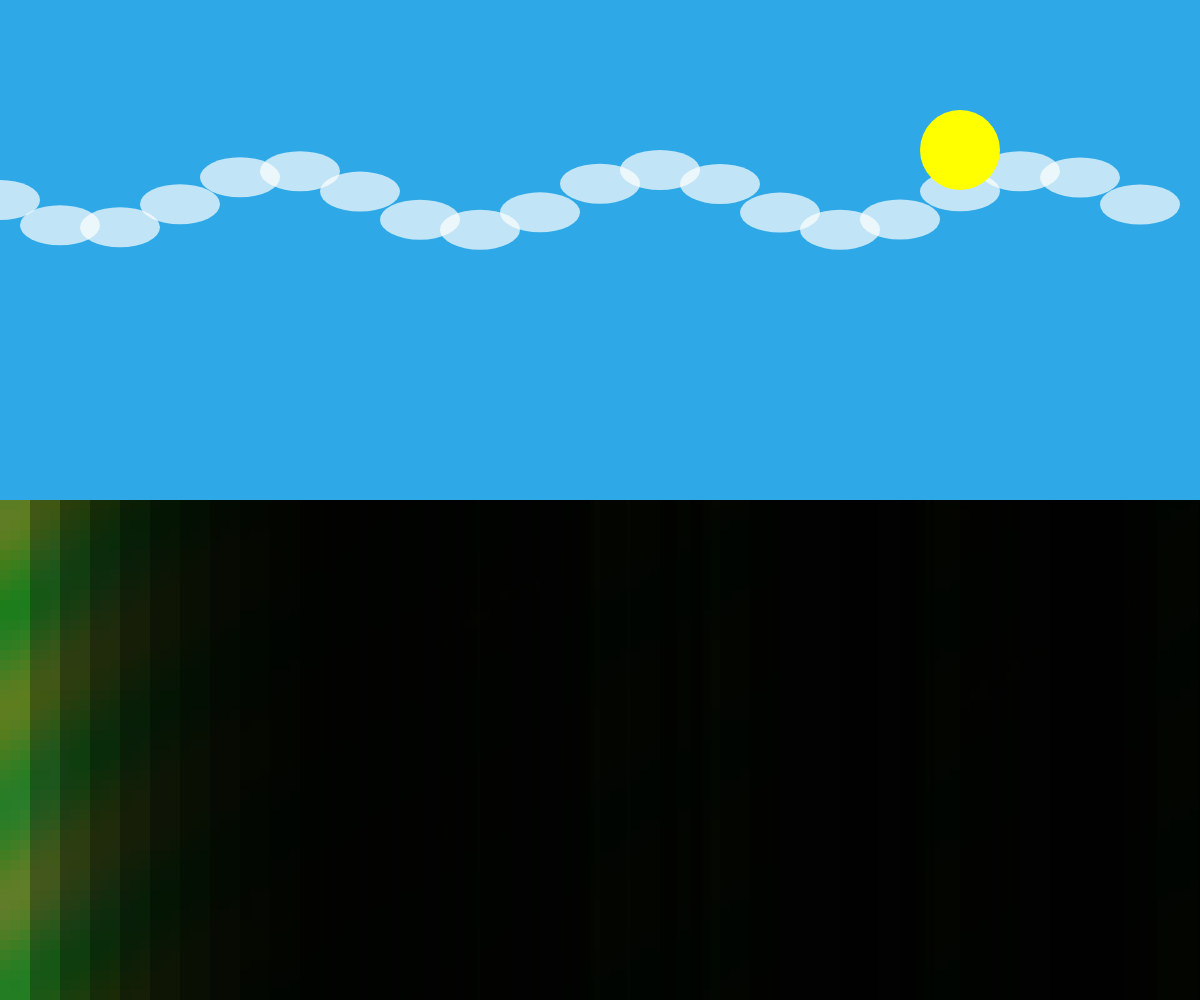
Frame 1 (no input)
Frame 2 (the mouse pressed at the canvas centre, redrawn once): identical to frame 1, image omitted

The p5.js sketch that drew this single still picture (run headless with seeded random() and noise() and a simulated clock; the mouse was pressed at the canvas centre and the sketch redrawn once):

// p5.js sketch
// ── sketch.js
function setup() {
  createCanvas(windowWidth, windowHeight);
  colorMode(HSB, 360, 100, 100, 1);
  noLoop();
}

function draw() {
  // Sky background
  background(200, 80, 90);

  // Distant mountains
  fill(180, 40, 50);
  noStroke();
  beginShape();
  vertex(0, height * 0.7);
  for (let x = 0; x < width; x += 20) {
    let y = height * 0.7 + sin(x / 100) * 30;
    vertex(x, y);
  }
  vertex(width, height * 0.7);
  endShape(CLOSE);

  // Midground hills
  fill(120, 60, 60);
  noStroke();
  beginShape();
  vertex(0, height * 0.6);
  for (let x = 0; x < width; x += 15) {
    let y = height * 0.6 + sin(x / 80) * 40;
    vertex(x, y);
  }
  vertex(width, height * 0.6);
  endShape(CLOSE);

  // Foreground fields with varying saturation and texture
  for (let x = 0; x < width; x += 10) {
    for (let y = height * 0.5; y < height; y += 10) {
      let hue = map(sin(x / 50 + y / 30), -1, 1, 80, 120);
      let sat = map(noise(x * 0.01, y * 0.01), 0, 1, 60, 90);
      fill(hue, sat, 70);
      rect(x, y, 10, 10);
    }
  }

  // Elongated shadows
  noStroke();
  for (let x = 0; x < width; x += 30) {
    let shadowLength = map(noise(x * 0.02), 0, 1, 200, 500);
    fill(0, 0, 0, 0.3);
    beginShape();
    vertex(x, height * 0.5);
    vertex(x + shadowLength, height * 0.5);
    vertex(x + shadowLength, height);
    vertex(x, height);
    endShape(CLOSE);
  }

  // Soft clouds
  fill(360, 0, 100, 0.7);
  noStroke();
  for (let i = 0; i < 20; i++) {
    let cx = map(i, 0, 20, 0, width);
    let cy = height * 0.2 + sin(i) * 30;
    ellipse(cx, cy, 80, 40);
  }

  // Sun
  fill(60, 100, 100);
  noStroke();
  ellipse(width * 0.8, height * 0.15, 80, 80);
}
